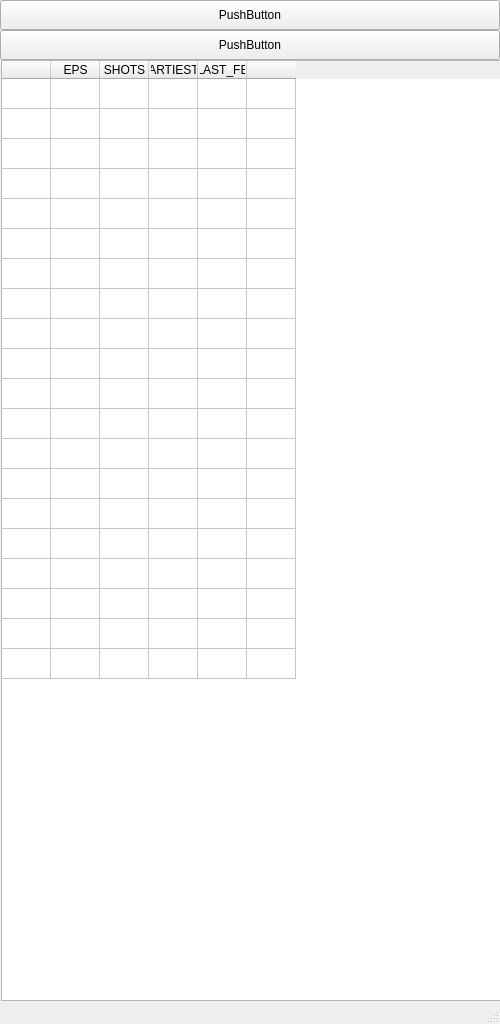
<?xml version="1.0" encoding="UTF-8"?>
<ui version="4.0">
 <class>MainWindow</class>
 <widget class="QMainWindow" name="MainWindow">
  <property name="enabled">
   <bool>true</bool>
  </property>
  <property name="geometry">
   <rect>
    <x>0</x>
    <y>0</y>
    <width>500</width>
    <height>1024</height>
   </rect>
  </property>
  <property name="minimumSize">
   <size>
    <width>500</width>
    <height>1024</height>
   </size>
  </property>
  <property name="maximumSize">
   <size>
    <width>500</width>
    <height>1024</height>
   </size>
  </property>
  <property name="windowTitle">
   <string>MainWindow</string>
  </property>
  <property name="autoFillBackground">
   <bool>false</bool>
  </property>
  <widget class="QWidget" name="centralwidget">
   <property name="autoFillBackground">
    <bool>false</bool>
   </property>
   <widget class="QWidget" name="verticalLayoutWidget">
    <property name="geometry">
     <rect>
      <x>0</x>
      <y>0</y>
      <width>502</width>
      <height>1001</height>
     </rect>
    </property>
    <layout class="QVBoxLayout" name="verticalLayout">
     <property name="spacing">
      <number>0</number>
     </property>
     <item alignment="Qt::AlignBottom">
      <widget class="QPushButton" name="pushButton_2">
       <property name="sizePolicy">
        <sizepolicy hsizetype="Fixed" vsizetype="Fixed">
         <horstretch>0</horstretch>
         <verstretch>0</verstretch>
        </sizepolicy>
       </property>
       <property name="minimumSize">
        <size>
         <width>500</width>
         <height>30</height>
        </size>
       </property>
       <property name="sizeIncrement">
        <size>
         <width>0</width>
         <height>0</height>
        </size>
       </property>
       <property name="text">
        <string>PushButton</string>
       </property>
      </widget>
     </item>
     <item>
      <widget class="QPushButton" name="pushButton">
       <property name="sizePolicy">
        <sizepolicy hsizetype="Fixed" vsizetype="Fixed">
         <horstretch>0</horstretch>
         <verstretch>0</verstretch>
        </sizepolicy>
       </property>
       <property name="minimumSize">
        <size>
         <width>500</width>
         <height>30</height>
        </size>
       </property>
       <property name="sizeIncrement">
        <size>
         <width>0</width>
         <height>0</height>
        </size>
       </property>
       <property name="text">
        <string>PushButton</string>
       </property>
      </widget>
     </item>
     <item alignment="Qt::AlignHCenter">
      <widget class="QTableWidget" name="tableWidget">
       <property name="sizePolicy">
        <sizepolicy hsizetype="Fixed" vsizetype="Expanding">
         <horstretch>0</horstretch>
         <verstretch>0</verstretch>
        </sizepolicy>
       </property>
       <property name="minimumSize">
        <size>
         <width>500</width>
         <height>0</height>
        </size>
       </property>
       <property name="showGrid">
        <bool>true</bool>
       </property>
       <property name="gridStyle">
        <enum>Qt::SolidLine</enum>
       </property>
       <property name="sortingEnabled">
        <bool>true</bool>
       </property>
       <property name="rowCount">
        <number>20</number>
       </property>
       <property name="columnCount">
        <number>6</number>
       </property>
       <attribute name="horizontalHeaderVisible">
        <bool>true</bool>
       </attribute>
       <attribute name="horizontalHeaderDefaultSectionSize">
        <number>49</number>
       </attribute>
       <attribute name="verticalHeaderVisible">
        <bool>false</bool>
       </attribute>
       <row>
        <property name="text">
         <string notr="true">新建行</string>
        </property>
       </row>
       <row>
        <property name="text">
         <string>新建行</string>
        </property>
       </row>
       <row>
        <property name="text">
         <string>新建行</string>
        </property>
       </row>
       <row>
        <property name="text">
         <string>新建行</string>
        </property>
       </row>
       <row>
        <property name="text">
         <string>新建行</string>
        </property>
       </row>
       <row>
        <property name="text">
         <string>新建行</string>
        </property>
       </row>
       <row/>
       <row/>
       <row/>
       <row/>
       <row/>
       <row/>
       <row/>
       <row/>
       <row/>
       <row/>
       <row/>
       <row/>
       <row/>
       <row/>
       <column>
        <property name="text">
         <string/>
        </property>
        <property name="textAlignment">
         <set>AlignCenter</set>
        </property>
       </column>
       <column>
        <property name="text">
         <string>EPS</string>
        </property>
       </column>
       <column>
        <property name="text">
         <string>SHOTS</string>
        </property>
       </column>
       <column>
        <property name="text">
         <string>ARTIEST</string>
        </property>
       </column>
       <column>
        <property name="text">
         <string>LAST_FB</string>
        </property>
       </column>
       <column>
        <property name="text">
         <string/>
        </property>
       </column>
       <item row="0" column="1">
        <property name="text">
         <string/>
        </property>
        <property name="textAlignment">
         <set>AlignHCenter|AlignTop</set>
        </property>
       </item>
      </widget>
     </item>
    </layout>
   </widget>
  </widget>
  <widget class="QMenuBar" name="menubar">
   <property name="enabled">
    <bool>true</bool>
   </property>
   <property name="geometry">
    <rect>
     <x>0</x>
     <y>0</y>
     <width>500</width>
     <height>23</height>
    </rect>
   </property>
  </widget>
  <widget class="QStatusBar" name="statusbar"/>
 </widget>
 <resources/>
 <connections/>
</ui>
